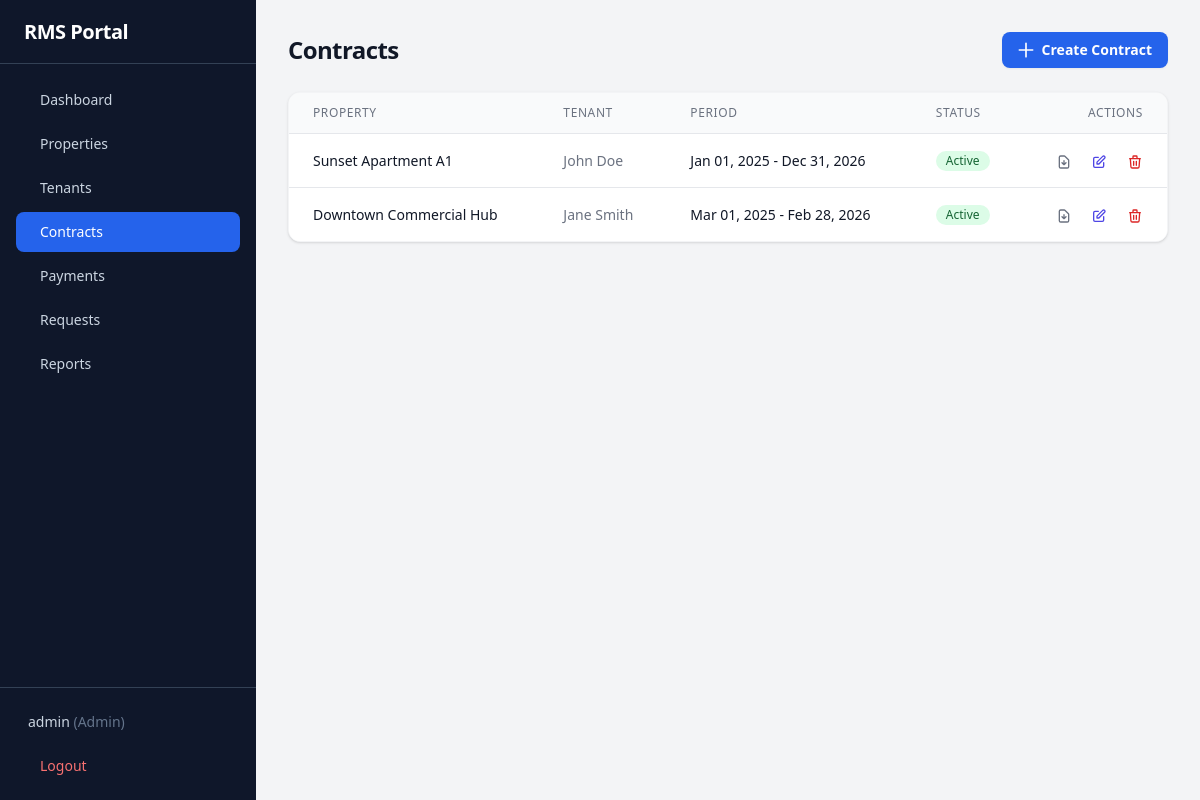
The page /contracts.php (signed in) on the database its author committed.
### tables this page shows
CREATE TABLE IF NOT EXISTS users (
    id VARCHAR(20) PRIMARY KEY,
    username VARCHAR(50) UNIQUE NOT NULL,
    password VARCHAR(255) NOT NULL,
    role ENUM('admin','tenant','landlord') NOT NULL DEFAULT 'tenant',
    tenant_id VARCHAR(20) DEFAULT NULL,
    created_at TIMESTAMP DEFAULT CURRENT_TIMESTAMP
);

CREATE TABLE IF NOT EXISTS contracts (
    id VARCHAR(20) PRIMARY KEY,
    property_id VARCHAR(20) NOT NULL,
    tenant_id VARCHAR(20) NOT NULL,
    start_date DATE NOT NULL,
    end_date DATE NOT NULL,
    status ENUM('active','terminated') NOT NULL DEFAULT 'active',
    created_at TIMESTAMP DEFAULT CURRENT_TIMESTAMP
);

CREATE TABLE IF NOT EXISTS properties (
    id VARCHAR(20) PRIMARY KEY,
    title VARCHAR(255) NOT NULL,
    address TEXT NOT NULL,
    rent_amount DECIMAL(12,2) NOT NULL DEFAULT 0,
    status ENUM('available','rented','maintenance') NOT NULL DEFAULT 'available',
    created_at TIMESTAMP DEFAULT CURRENT_TIMESTAMP
);

CREATE TABLE IF NOT EXISTS tenants (
    id VARCHAR(20) PRIMARY KEY,
    name VARCHAR(255) NOT NULL,
    email VARCHAR(255) NOT NULL,
    phone VARCHAR(50) NOT NULL,
    created_at TIMESTAMP DEFAULT CURRENT_TIMESTAMP
);

### config/database.php (called while the page is built, shortened)
<?php
$DB_HOST = getenv('DB_HOST') ?: 'localhost';
$DB_NAME = getenv('DB_NAME') ?: 'rms_portal';
$DB_USER = getenv('DB_USER') ?: 'root';
$DB_PASS = getenv('DB_PASS') ?: '';
try {
    $pdo = new PDO("mysql:host=$DB_HOST;dbname=$DB_NAME;charset=utf8mb4", $DB_USER, $DB_PASS, [
        PDO::ATTR_ERRMODE => PDO::ERRMODE_EXCEPTION,
        PDO::ATTR_DEFAULT_FETCH_MODE => PDO::FETCH_ASSOC,
        PDO::ATTR_EMULATE_PREPARES => false,
    ]);
} catch (PDOException $e) {
    die("Database connection failed: " . $e->getMessage());
}
function db(): PDO {
    global $pdo;
    return $pdo;
}

### includes/auth.php (called while the page is built, shortened)
<?php
require_once __DIR__ . '/../config/database.php';
function isLoggedIn(): bool {
    return isset($_SESSION['user_id']);
}
function getCurrentUser(): ?array {
    $stmt = db()->prepare("SELECT id, username, role, tenant_id FROM users WHERE id = ?");
    $stmt->execute([$_SESSION['user_id']]);
    return $stmt->fetch() ?: null;
}

### contracts.php (the view, shortened to what this page needs)
<?php
require_once __DIR__ . '/config/database.php';
require_once __DIR__ . '/includes/auth.php';
require_once __DIR__ . '/includes/helpers.php';
$contracts = db()->query("SELECT * FROM contracts ORDER BY created_at DESC")->fetchAll();
$properties = db()->query("SELECT * FROM properties ORDER BY title")->fetchAll();
$tenants = db()->query("SELECT * FROM tenants ORDER BY name")->fetchAll();
$prop_map = [];
foreach ($properties as $p) $prop_map[$p['id']] = $p;
$tenant_map = [];
foreach ($tenants as $t) $tenant_map[$t['id']] = $t;
?>
<div class="space-y-6">
    <div class="sm:flex sm:items-center justify-between">
        <h1 class="text-2xl font-bold tracking-tight text-gray-900">Contracts</h1>
        <div class="mt-4 sm:ml-16 sm:mt-0 sm:flex-none">
            <a href="?action=add" class="flex items-center justify-center rounded-lg bg-blue-600 px-4 py-2 text-sm font-semibold text-white shadow-sm hover:bg-blue-500">
                <svg class="-ml-0.5 mr-1.5 h-5 w-5" fill="none" stroke="currentColor" viewBox="0 0 24 24"><path stroke-linecap="round" stroke-linejoin="round" stroke-width="2" d="M12 4v16m8-8H4"/></svg>
                Create Contract
            </a>
        </div>
    </div>
    <div class="bg-white rounded-xl shadow border border-gray-100 overflow-hidden">
        <div class="overflow-x-auto">
            <table class="min-w-full divide-y divide-gray-200">
                <thead class="bg-gray-50">
                    <tr>
                        <th class="px-6 py-3 text-left text-xs font-medium text-gray-500 uppercase tracking-wider">Property</th>
                        <th class="px-6 py-3 text-left text-xs font-medium text-gray-500 uppercase tracking-wider">Tenant</th>
                        <th class="px-6 py-3 text-left text-xs font-medium text-gray-500 uppercase tracking-wider">Period</th>
                        <th class="px-6 py-3 text-left text-xs font-medium text-gray-500 uppercase tracking-wider">Status</th>
                        <th class="px-6 py-3 text-right text-xs font-medium text-gray-500 uppercase tracking-wider">Actions</th>
                    </tr>
                </thead>
                <tbody class="divide-y divide-gray-200 bg-white">
                    <?php foreach ($contracts as $c):
                        $p = $prop_map[$c['property_id']] ?? null;
                        $t = $tenant_map[$c['tenant_id']] ?? null;
                    ?>
                    <tr class="hover:bg-gray-50">
                        <td class="whitespace-nowrap px-6 py-4 text-sm font-medium text-gray-900"><?= hsc($p['title'] ?? 'Unknown Property') ?></td>
                        <td class="whitespace-nowrap px-6 py-4 text-sm text-gray-500"><?= hsc($t['name'] ?? 'Unknown Tenant') ?></td>
                        <td class="whitespace-nowrap px-6 py-4 text-sm text-gray-900">
                            <?= date('M d, Y', strtotime($c['start_date'])) ?> - <?= date('M d, Y', strtotime($c['end_date'])) ?>
                        </td>
                        <td class="whitespace-nowrap px-6 py-4 text-sm"><?= statusBadge($c['status']) ?></td>
                        <td class="whitespace-nowrap px-6 py-4 text-right text-sm font-medium">
                            <a href="pdf_generate.php?contract_id=<?= $c['id'] ?>" class="text-gray-500 hover:text-[#7B5CFA] mr-4" title="Download PDF">
                                <svg class="w-4 h-4 inline" fill="none" stroke="currentColor" viewBox="0 0 24 24"><path stroke-linecap="round" stroke-linejoin="round" stroke-width="2" d="M12 10v6m0 0l-3-3m3 3l3-3m2 8H7a2 2 0 01-2-2V5a2 2 0 012-2h5.586a1 1 0 01.707.293l5.414 5.414a1 1 0 01.293.707V19a2 2 0 01-2 2z"/></svg>
                            </a>
                            <a href="?edit=<?= $c['id'] ?>" class="text-indigo-600 hover:text-indigo-900 mr-4">
                                <svg class="w-4 h-4 inline" fill="none" stroke="currentColor" viewBox="0 0 24 24"><path stroke-linecap="round" stroke-linejoin="round" stroke-width="2" d="M11 5H6a2 2 0 00-2 2v11a2 2 0 002 2h11a2 2 0 002-2v-5m-1.414-9.414a2 2 0 112.828 2.828L11.828 15H9v-2.828l8.586-8.586z"/></svg>
                            </a>
                            <a href="?delete=<?= $c['id'] ?>" onclick="return confirm('Are you sure you want to delete this contract?')" class="text-red-600 hover:text-red-900">
                                <svg class="w-4 h-4 inline" fill="none" stroke="currentColor" viewBox="0 0 24 24"><path stroke-linecap="round" stroke-linejoin="round" stroke-width="2" d="M19 7l-.867 12.142A2 2 0 0116.138 21H7.862a2 2 0 01-1.995-1.858L5 7m5 4v6m4-6v6m1-10V4a1 1 0 00-1-1h-4a1 1 0 00-1 1v3M4 7h16"/></svg>
                            </a>
                        </td>
                    </tr>
                    <?php endforeach; ?>
                </tbody>
            </table>
        </div>
    </div>
</div>
<?php
$content = ob_get_clean();
require __DIR__ . '/includes/layout.php';

### includes/helpers.php (shortened to what this page needs)
<?php
function statusBadge(string $status): string {
    $classes = [
        'available' => 'bg-green-100 text-green-800',
        'rented' => 'bg-blue-100 text-blue-800',
        'maintenance' => 'bg-yellow-100 text-yellow-800',
        'active' => 'bg-green-100 text-green-800',
        'terminated' => 'bg-red-100 text-red-800',
        'completed' => 'bg-green-100 text-green-800',
        'pending' => 'bg-yellow-100 text-yellow-800',
        'approved' => 'bg-green-100 text-green-800',
        'resolved' => 'bg-green-100 text-green-800',
        'rejected' => 'bg-red-100 text-red-800',
    ];
    $class = $classes[$status] ?? 'bg-gray-100 text-gray-800';
    return "<span class=\"inline-flex rounded-full px-2.5 py-0.5 text-xs font-medium capitalize {$class}\">{$status}</span>";
}
function hsc($str): string {
    return htmlspecialchars($str ?? '', ENT_QUOTES, 'UTF-8');
}

### includes/layout.php (shortened to what this page needs)
<?php
require_once __DIR__ . '/auth.php';
require_once __DIR__ . '/helpers.php';
$user = getCurrentUser();
$current_page = basename($_SERVER['PHP_SELF'], '.php') ?: 'index';
$current_action = $_GET['action'] ?? '';
$admin_links = [
    ['name' => 'Dashboard', 'path' => 'index.php', 'icon' => 'dashboard'],
    ['name' => 'Properties', 'path' => 'properties.php', 'icon' => 'building'],
    ['name' => 'Tenants', 'path' => 'tenants.php', 'icon' => 'users'],
    ['name' => 'Contracts', 'path' => 'contracts.php', 'icon' => 'file-text'],
    ['name' => 'Payments', 'path' => 'payments.php', 'icon' => 'credit-card'],
    ['name' => 'Requests', 'path' => 'requests.php', 'icon' => 'message-square'],
    ['name' => 'Reports', 'path' => 'reports.php', 'icon' => 'bar-chart'],
];
$landlord_links = [
    ['name' => 'Dashboard', 'path' => 'index.php', 'icon' => 'dashboard'],
    ['name' => 'My Properties', 'path' => 'properties.php', 'icon' => 'building'],
    ['name' => 'Tenants', 'path' => 'tenants.php', 'icon' => 'users'],
    ['name' => 'Contracts', 'path' => 'contracts.php', 'icon' => 'file-text'],
    ['name' => 'Payments', 'path' => 'payments.php', 'icon' => 'credit-card'],
    ['name' => 'Requests', 'path' => 'requests.php', 'icon' => 'message-square'],
    ['name' => 'Reports', 'path' => 'reports.php', 'icon' => 'bar-chart'],
];
$tenant_links = [
    ['name' => 'My Dashboard', 'path' => 'index.php', 'icon' => 'dashboard', 'action' => ''],
    ['name' => 'Pay Rent (Control No.)', 'path' => 'index.php?action=generate_control_number', 'icon' => 'credit-card', 'action' => 'generate_control_number'],
    ['name' => 'Renew Contract', 'path' => 'index.php?action=extension', 'icon' => 'file-text', 'action' => 'extension'],
    ['name' => 'Report Issue (Repair)', 'path' => 'index.php?action=maintenance', 'icon' => 'wrench', 'action' => 'maintenance'],
    ['name' => 'Notice to Vacate', 'path' => 'index.php?action=move_out', 'icon' => 'file-output', 'action' => 'move_out'],
];
if ($user['role'] === 'admin') {
    $links = $admin_links;
} elseif ($user['role'] === 'landlord') {
    $links = $landlord_links;
} else {
    $links = $tenant_links;
}
?>
<!DOCTYPE html>
<html lang="en">
<head>
    <script src="https://cdn.tailwindcss.com"></script>
</head>
<body class="bg-gray-100">
<div class="min-h-screen flex" x-data="{ sidebarOpen: false }">
    <aside class="fixed lg:static inset-y-0 left-0 z-30 w-64 bg-slate-900 transform transition-transform duration-200 ease-in-out -translate-x-full lg:translate-x-0 flex flex-col"
           x-bind:class="sidebarOpen ? 'translate-x-0' : '-translate-x-full lg:translate-x-0'">
        <div class="h-16 flex items-center justify-between px-6 border-b border-slate-700">
            <h1 class="text-xl font-bold text-white tracking-tight">RMS Portal</h1>
        </div>
        <nav class="flex-1 px-4 py-4 space-y-1 overflow-y-auto">
            <?php foreach ($links as $link):
                $is_active = false;
                if (isset($link['action'])) {
                    $is_active = $current_page === 'index' && $current_action === $link['action'];
                    if ($link['action'] === '') {
                        $is_active = $current_page === 'index' && $current_action === '';
                    }
                } else {
                    $is_active = $current_page === basename($link['path'], '.php');
                }
            ?>
            <a href="<?= $link['path'] ?>"
               class="flex items-center px-3 py-2.5 text-sm font-medium rounded-lg transition-colors <?= $is_active ? 'bg-blue-600 text-white' : 'text-slate-300 hover:bg-slate-800 hover:text-white' ?>">
                <?= $link['name'] ?>
            </a>
            <?php endforeach; ?>
        </nav>
        <div class="p-4 border-t border-slate-700">
            <div class="flex items-center px-3 py-2 text-sm text-slate-300">
                <span class="truncate flex-1"><?= hsc($user['username']) ?> <span class="text-slate-500 capitalize">(<?= $user['role'] ?>)</span></span>
            </div>
            <a href="logout.php"
               class="mt-2 w-full flex items-center px-3 py-2 text-sm font-medium text-red-400 rounded-lg hover:bg-slate-800 transition-colors">
                Logout
            </a>
        </div>
    </aside>
    <main class="flex-1 flex flex-col min-w-0">
        <div class="flex-1 overflow-y-auto p-4 sm:p-6 lg:p-8">
            <div class="max-w-7xl mx-auto">
                <?= $content ?? '' ?>
            </div>
        </div>
    </main>
</div>
</body>
</html>

### rows shown on the page
users: username "admin", role "Admin"
contracts: property.title "Sunset Apartment A1", tenant.name "John Doe", start_date "Jan 01, 2025", end_date "Dec 31, 2026", status "Active"
contracts: property.title "Downtown Commercial Hub", tenant.name "Jane Smith", start_date "Mar 01, 2025", end_date "Feb 28, 2026", status "Active"

### other values the page prints
$link['name'] "Dashboard"
$link['name'] "Properties"
$link['name'] "Tenants"
$link['name'] "Contracts"
$link['name'] "Payments"
$link['name'] "Requests"
$link['name'] "Reports"
